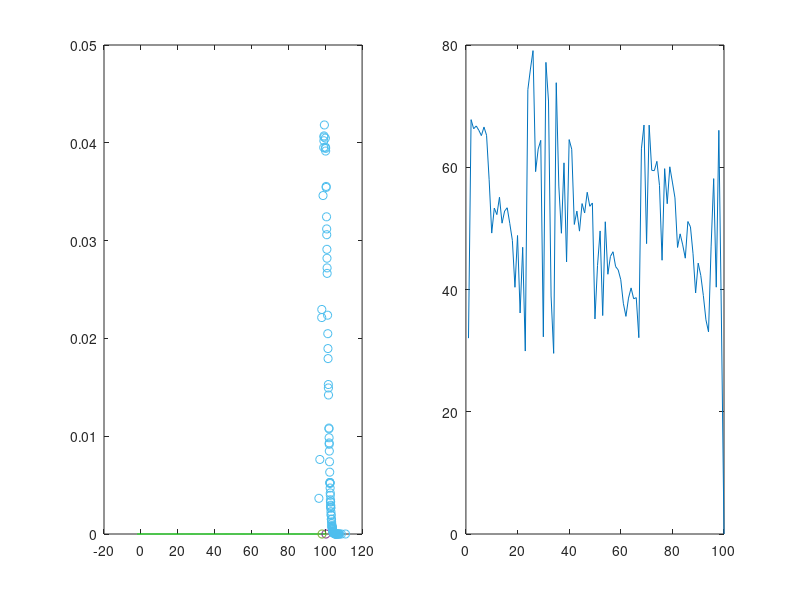

Here is the MATLAB script that generated this plot:
%%% Particle filter on the plane (super easy)
% Space: C = { x | x in R^1 }
% Noise Distribution: Gaussian (denoted N(mu,sigma^2))
% Motion model: f(x) = x + v + N(0,sigma_f^2)
% Measurement model: h(x) = x + N(0,sigma_h^2)

% Tools
normalize = @(x) x/norm(x,1);

% Parameters
v = 1; % meters per time unit
sigma_f = sqrt(0.5); % degree standard devation for movement
sigma_h = sqrt(2); % degree standard devation for measurements
sigma_s = sigma_h; % degree standard devation for sampling
n = 100;
T = 100;
x0 = 0;

% Create samples
samples = normrnd(0,10,n,1);
w = normalize(ones(size(samples)));

% Create motion and measurements
x_gt = zeros(T,1);
x_gt(1) = x0;
motion_noise = normrnd(0, sigma_f, T-1, 1);
for i = 2:T
    x_gt(i) = x_gt(i-1) + v + motion_noise(i-1);
end
meas_noise = normrnd(0, sigma_h, T, 1);
meas = x_gt + meas_noise;

% Visualization of filter
x_viz = linspace(-2,100,200);
Neff = zeros(T,1);
for i = 1:T
    % Drawing code
    figure(1);
    subplot(1,2,1)
    plot(x_viz,zeros(size(x_viz)),'g-')
    hold on
    scatter(x_gt(i),0,'k*')
    scatter(meas(i),0,'rx')
    scatter(samples,w,'b.')
    hold off
%     axis equal
    pause(0.05)
    subplot(1,2,2)
    plot(Neff)
    % Particle Filter code
    samples = samples + normrnd(v,sigma_f,size(samples));
    w = normalize(normpdf(samples,meas(i),sigma_h));
    % Resampling
    Neff(i) = 1/sum(w.^2);
    if Neff(i) < n/3
        % Taken from Diego Andrés Alvarez Marín's Particle Filter code
        % this is performing latin hypercube sampling on wk
        edges = min([0 cumsum(w)'],1); % protect against accumulated round-off
        edges(end) = 1;                 % get the upper edge exact
        U1 = rand/length(w);
        % this works like the inverse of the empirical distribution and returns
        % the interval where the sample is to be found
        [~, idx] = histc(U1:(1/n):1, edges);
        samples = samples(idx) + normrnd(0,sigma_s,size(samples));
        w = normalize(ones(size(samples)));
    end
end
